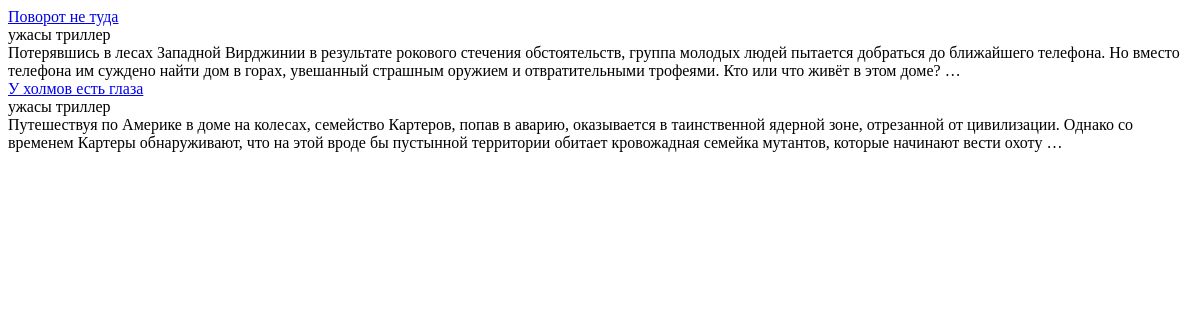
/, run on an earlier commit of the app's database.
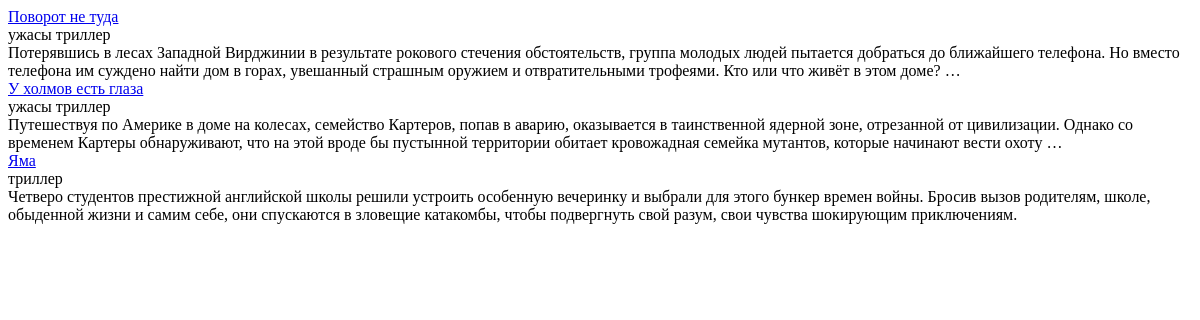
And on a later commit of the database.
### movies/models.py (models this page shows, shortened)
class Film(models.Model):
    title = models.CharField(max_length=100, verbose_name='Название')
    rating = models.FloatField(default=0.0, verbose_name='Рейтинг')
    orig_title = models.CharField(max_length=100, blank=True, verbose_name='Оригинальное название')
    age_rate = models.CharField(max_length=10, blank=True, verbose_name='Возрастной рейтинг')
    year = models.PositiveSmallIntegerField(null=True, blank=True, verbose_name='Год производства')
    country = models.CharField(max_length=50, blank=True, verbose_name='Страна')
    genre = models.ManyToManyField(Genre, through='FilmGenre', related_name='film_genre', verbose_name='Жанр', blank=True)
    tagline = models.CharField(max_length=100, blank=True, verbose_name='Слоган')
    actor = models.ManyToManyField(Person, blank=True, through='FilmActor', related_name='film_actor', verbose_name='Актёр')
    director = models.ManyToManyField(Person, blank=True, through='FilmDirector', related_name='film_director', verbose_name='Режиссёр')
    writer = models.ManyToManyField(Person, blank=True, through='FilmWriter', related_name='film_writer', verbose_name='Сценарий')
    producer = models.ManyToManyField(Person, blank=True, through='FilmProducer', related_name='film_producer', verbose_name='Продюсер')
    operator = models.ManyToManyField(Person, blank=True, through='FilmOperator', related_name='film_operator', verbose_name='Оператор')
    composer = models.ManyToManyField(Person, blank=True, through='FilmComposer', related_name='film_composer', verbose_name='Композитор')
    budget = models.PositiveSmallIntegerField(blank=True, verbose_name='Бюджет')
    gross_worldwide = models.PositiveSmallIntegerField(blank=True, verbose_name='Сборы в мире', default=0)
    world_premiere = models.DateField(blank=True, verbose_name='Премьера в мире')
    runtime = models.PositiveSmallIntegerField(blank=True, verbose_name='Хронометраж')
    description = models.TextField(verbose_name='Обзор')
    poster = models.ImageField(upload_to="film/poster/%Y/%m/%d/", null=True, verbose_name='Постер')
    def get_absolute_url(self):
        return reverse('film', args=[str(self.pk)])

class Genre(models.Model):
    name = models.CharField(max_length=255, unique=True)
    def __str__(self):
        return self.name

### movies/views.py (the view)
# urls.py: path('', (FilmList.as_view()), name='film_list'),
class FilmList(ListView):
    model = Film
    template_name = 'film_list.html'
    context_object_name = 'film_list'
    def get_context_data(self, **kwargs):
        context = super().get_context_data(**kwargs)
        return context

### templates/film_list.html (shortened to what this page needs)
<!DOCTYPE html>
<html lang="en">
<head>
</head>
<body>
{% block content %}
{% for film in film_list %}
        <div><a href="{{ film.get_absolute_url }}">{{ film.title }}</a></div>
    {% for g in film.genre.all %}
     {{ g }}
    {% endfor %}
        <div>{{ film.description|truncatewords:40}}</div>
{% endfor %}
{% endblock content %}
</body>
</html>

What changed in the data, as far as the page shows it:
added Film: title "Яма", description "Четверо студентов престижной английской школы решили устроить особенную вечеринку и выбрали для этого бункер времен войны. Бросив вызов родителям, школе, обыденной жизни и самим себе, они спускаются в зловещие катакомбы, чтобы подвергнуть свой разум, свои чувства шокирующим приключениям.", Genre (name "триллер")
